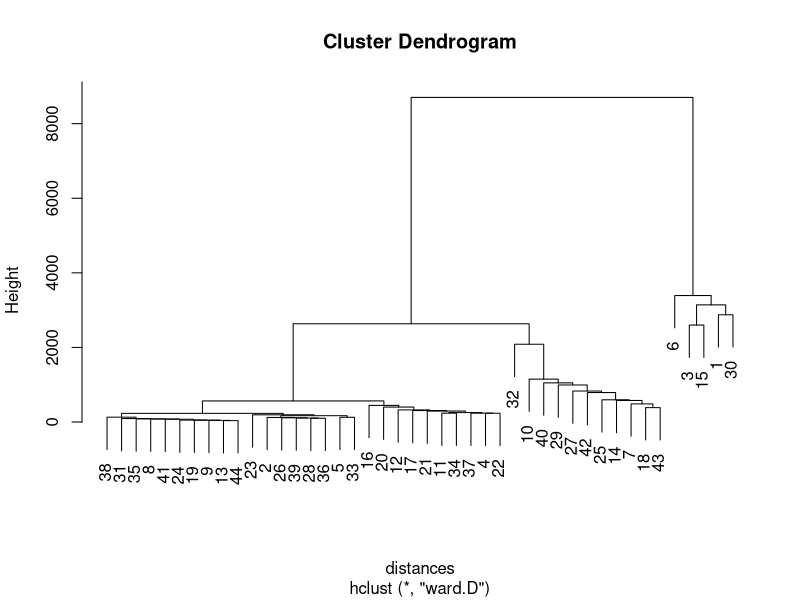

Source code (R):
## ---- chunk 1
# Setup data.
makes = read.csv("makematrix.csv", header = TRUE)
str(makes)

colnames(makes) = c('MakeName', 'McLaren', 'Maserati', 'MINI', 'Chevrolet', 'Porsche', 'Acura', 'Mercedes-Benz', 'Ford', 'Genesis', 'Smart', 'Dodge', 'Scion', 'Rolls-Royce', 'Cadillac', 'Honda', 'Hyundai', 'Volkswagen', 'Mazda', 'Jeep', 'Infiniti', 'Land Rover', 'Kia', 'Mitsubishi', 'BMW', 'FIAT', 'Lincoln', 'Lamborghini', 'Jaguar', 'GMC', 'Toyota', 'Nissan', 'Aston Martin', 'Volvo', 'Ferrari', 'Chrysler', 'Bentley', 'Tesla', 'Ram', 'Alfa Romeo', 'Subaru', 'Buick', 'Lexus', 'Audi')
str(makes)
## ---- chunk 2
# Remove columns
# makes$MakeName = NULL
# Remove duplicates
makes = unique(makes)
str(makes)
## ---- chunk 3
distances = dist(makes[1:43], method = "euclidean")
# For dendrogram
clusterMovies = hclust(distances, method = "ward")
plot(clusterMovies)
## ---- chunk 4
# 10 clusters, and average value for each cluster.
clusterGroups = cutree(clusterMovies, k = 5)
# Mean of each cluster, of which are "Action""
tapply(makes$Honda, clusterGroups, mean)
tapply(makes$Toyota, clusterGroups, mean)
tapply(makes$BMW, clusterGroups, mean)
## ---- chunk 5
# Find the cluster that a movie has fallen in.
# This gives us the row number.
subset(makes, MakeName == "Porsche")
# Which clusterGroup is movie n in?
clusterGroups[4]
cluster2 = subset(makes, clusterGroups == 1)
head(cluster2)
## ---- chunk 6
# Find the cluster that a movie has fallen in.
# This gives us the row number.
subset(makes, MakeName == "Honda")
# Which clusterGroup is movie n in?
clusterGroups[14]
cluster7 = subset(makes, clusterGroups == 6)
head(cluster7)
## ---- chunk 7
# Find the cluster that a movie has fallen in.
# This gives us the row number.
subset(makes, MakeName == "BMW")
# Which clusterGroup is movie n in?
clusterGroups[23]
cluster2 = subset(makes, clusterGroups == 1)
cluster2
## ---- chunk 8
# Find the cluster that a movie has fallen in.
# This gives us the row number.
subset(makes, MakeName == "GMC")
# Which clusterGroup is movie n in?
clusterGroups[28]
cluster2 = subset(makes, clusterGroups == 2)
head(cluster2)
